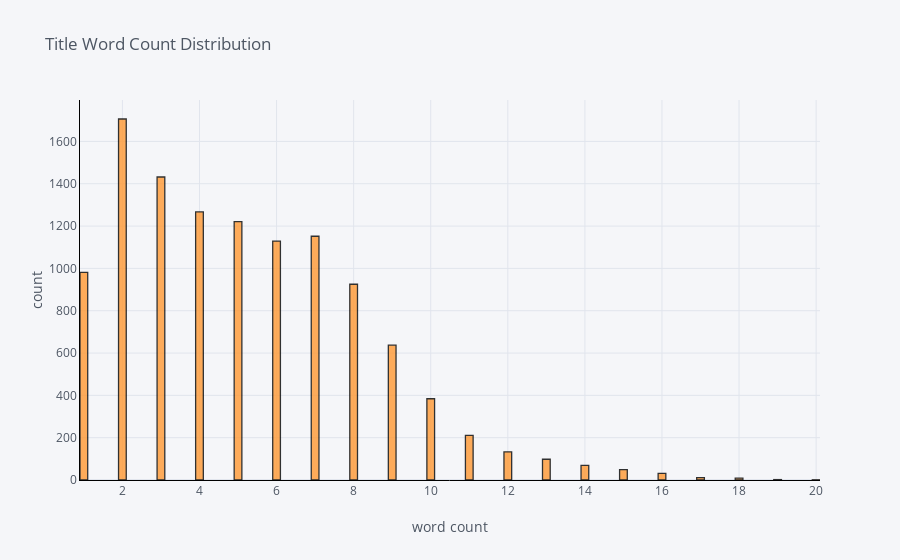

The cell this chart's notebook holds for it:
### Code cell
df['title_word_count'].iplot(
    kind='hist',
    bins=100,
    xTitle='word count',
    linecolor='black',
    yTitle='count',
    title='Title Word Count Distribution')

### Figure 1 — Plotly figure (JSON) as saved in the notebook; plotly's stock layout.template omitted (floating-point values rounded to 4 significant figures; data arrays with more than 128 entries replaced by an {"elided": "..."} marker saying what was removed)
{"data": [{"histfunc": "count", "histnorm": "", "marker": {"color": "rgba(255, 153, 51, 1.0)", "line": {"color": "#000000", "width": 1.3}}, "name": "title_word_count", "nbinsx": 100, "opacity": 0.8, "orientation": "v", "type": "histogram", "x": {"elided": "11448 int values"}}], "layout": {"barmode": "overlay", "legend": {"bgcolor": "#F5F6F9", "font": {"color": "#4D5663"}}, "paper_bgcolor": "#F5F6F9", "plot_bgcolor": "#F5F6F9", "title": {"font": {"color": "#4D5663"}, "text": "Title Word Count Distribution"}, "xaxis": {"gridcolor": "#E1E5ED", "linecolor": "black", "showgrid": true, "tickfont": {"color": "#4D5663"}, "title": {"font": {"color": "#4D5663"}, "text": "word count"}, "zerolinecolor": "#E1E5ED"}, "yaxis": {"gridcolor": "#E1E5ED", "linecolor": "black", "showgrid": true, "tickfont": {"color": "#4D5663"}, "title": {"font": {"color": "#4D5663"}, "text": "count"}, "zerolinecolor": "#E1E5ED"}}}
